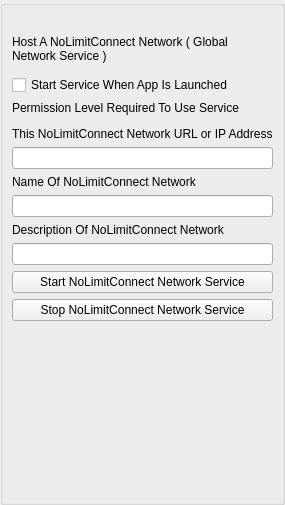
<?xml version="1.0" encoding="UTF-8"?>
<ui version="4.0">
 <class>NoLimitConnectNetworkDlgClass</class>
 <widget class="QWidget" name="NoLimitConnectNetworkDlgClass">
  <property name="geometry">
   <rect>
    <x>0</x>
    <y>0</y>
    <width>269</width>
    <height>505</height>
   </rect>
  </property>
  <property name="windowTitle">
   <string>NoLimitConnect Network Host</string>
  </property>
  <property name="styleSheet">
   <string notr="true"/>
  </property>
  <layout class="QVBoxLayout" name="verticalLayout">
   <property name="spacing">
    <number>0</number>
   </property>
   <property name="leftMargin">
    <number>0</number>
   </property>
   <property name="topMargin">
    <number>0</number>
   </property>
   <property name="rightMargin">
    <number>0</number>
   </property>
   <property name="bottomMargin">
    <number>0</number>
   </property>
   <item>
    <widget class="QGroupBox" name="ItemsGroupBox">
     <property name="minimumSize">
      <size>
       <width>0</width>
       <height>0</height>
      </size>
     </property>
     <property name="title">
      <string/>
     </property>
     <layout class="QVBoxLayout" name="verticalLayout_2">
      <item>
       <widget class="QLabel" name="m_StatusLabel">
        <property name="text">
         <string notr="true"/>
        </property>
       </widget>
      </item>
      <item>
       <widget class="QLabel" name="SearchLabel">
        <property name="text">
         <string>Host A NoLimitConnect Network ( Global Network Service )</string>
        </property>
        <property name="wordWrap">
         <bool>true</bool>
        </property>
       </widget>
      </item>
      <item>
       <widget class="InformationWidget" name="m_InfoWidget" native="true"/>
      </item>
      <item>
       <widget class="QCheckBox" name="m_StartupCheckBox">
        <property name="text">
         <string>Start Service When App Is Launched</string>
        </property>
       </widget>
      </item>
      <item>
       <widget class="QLabel" name="m_NetHostLabel">
        <property name="text">
         <string>Permission Level Required To Use Service</string>
        </property>
       </widget>
      </item>
      <item>
       <widget class="PermissionWidget" name="m_PermissionWidget" native="true"/>
      </item>
      <item>
       <widget class="QLabel" name="m_GroupHostLabel">
        <property name="text">
         <string>This NoLimitConnect Network URL or IP Address</string>
        </property>
       </widget>
      </item>
      <item>
       <widget class="QLineEdit" name="lineEdit_2"/>
      </item>
      <item>
       <widget class="QLabel" name="label">
        <property name="text">
         <string>Name Of NoLimitConnect Network</string>
        </property>
       </widget>
      </item>
      <item>
       <widget class="QLineEdit" name="lineEdit_3"/>
      </item>
      <item>
       <widget class="QLabel" name="label_2">
        <property name="text">
         <string>Description Of NoLimitConnect Network</string>
        </property>
       </widget>
      </item>
      <item>
       <widget class="QLineEdit" name="lineEdit_4"/>
      </item>
      <item>
       <widget class="QPushButton" name="m_StartButton">
        <property name="text">
         <string>Start NoLimitConnect Network Service</string>
        </property>
       </widget>
      </item>
      <item>
       <widget class="QPushButton" name="m_StopButton">
        <property name="sizePolicy">
         <sizepolicy hsizetype="Minimum" vsizetype="Preferred">
          <horstretch>0</horstretch>
          <verstretch>0</verstretch>
         </sizepolicy>
        </property>
        <property name="minimumSize">
         <size>
          <width>0</width>
          <height>0</height>
         </size>
        </property>
        <property name="text">
         <string>Stop NoLimitConnect Network Service</string>
        </property>
       </widget>
      </item>
      <item>
       <widget class="QLabel" name="m_GroupUserStatusLabel">
        <property name="font">
         <font>
          <pointsize>10</pointsize>
         </font>
        </property>
        <property name="text">
         <string/>
        </property>
       </widget>
      </item>
      <item>
       <widget class="FriendListWidget" name="friendListWidget" native="true">
        <property name="sizePolicy">
         <sizepolicy hsizetype="Expanding" vsizetype="Expanding">
          <horstretch>0</horstretch>
          <verstretch>0</verstretch>
         </sizepolicy>
        </property>
       </widget>
      </item>
     </layout>
    </widget>
   </item>
  </layout>
 </widget>
 <customwidgets>
  <customwidget>
   <class>FriendListWidget</class>
   <extends>QWidget</extends>
   <header>FriendListWidget.h</header>
   <container>1</container>
  </customwidget>
  <customwidget>
   <class>PermissionWidget</class>
   <extends>QWidget</extends>
   <header>PermissionWidget.h</header>
   <container>1</container>
  </customwidget>
  <customwidget>
   <class>InformationWidget</class>
   <extends>QWidget</extends>
   <header>InformationWidget.h</header>
   <container>1</container>
  </customwidget>
 </customwidgets>
 <resources>
  <include location="../gotvcommon.qrc"/>
 </resources>
 <connections/>
</ui>
